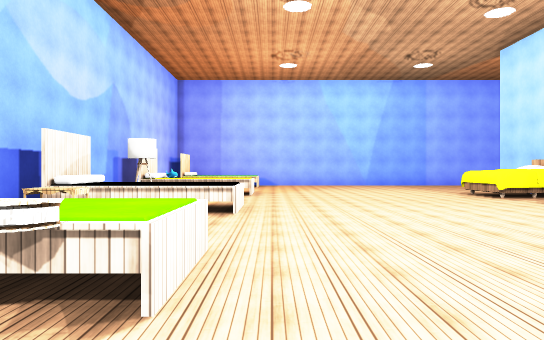
[1] (above)

19 first-person views from a walk through a Unity game level. The camera is 1.4 m above the floor, looks level and sees 70° across. The floor is counted in squares, 2 m on a side. Each view is taken from the middle of a square. On the plan, view 1 faces up. The plan holds only what a view shows up to about 11 squares ahead; the rest is blank. The place goes on beyond the plan. The player is left out. Some surface patterns are stand-ins.

[2]
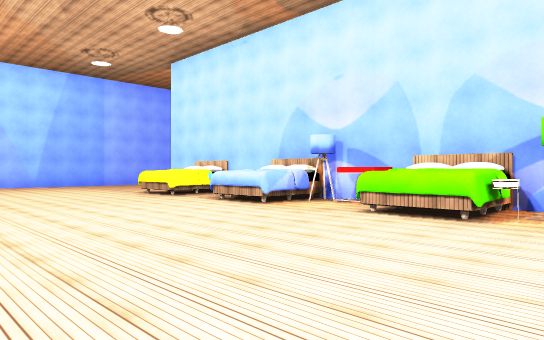

[3]
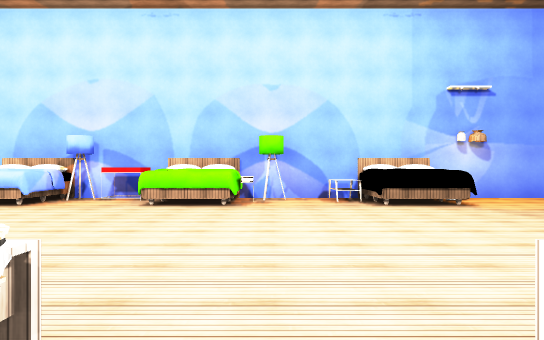

[4]
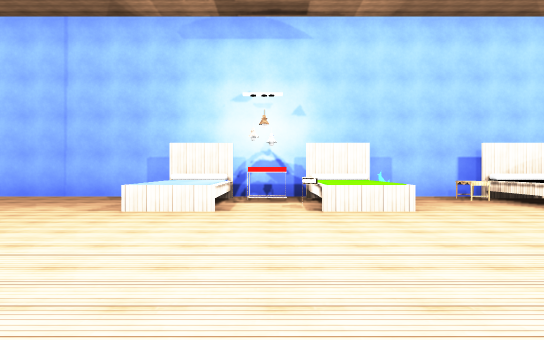

[5]
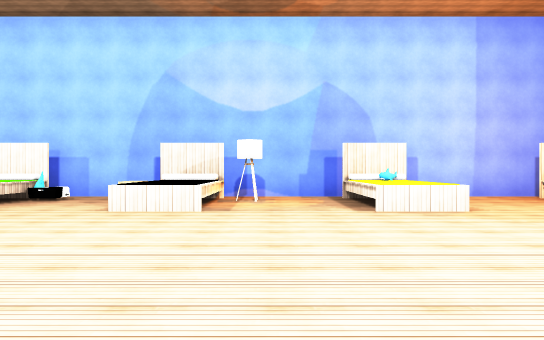

[6]
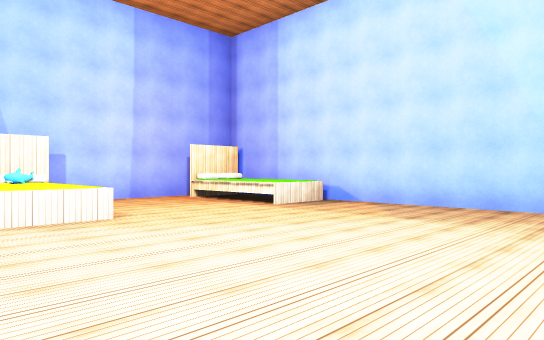

[7]
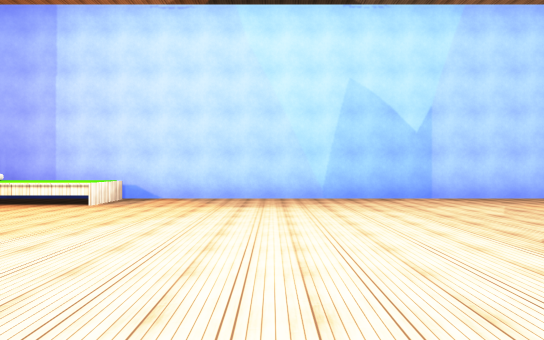

[8]
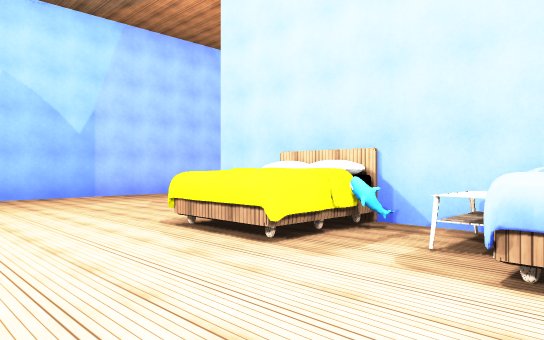

[9]
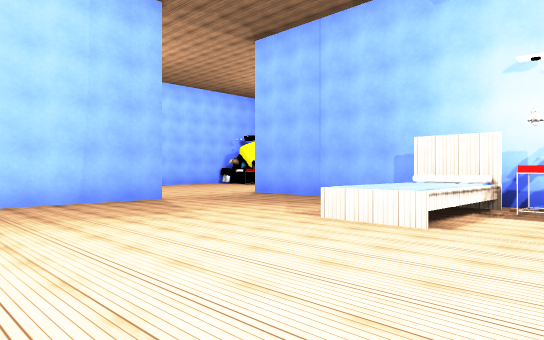

[10]
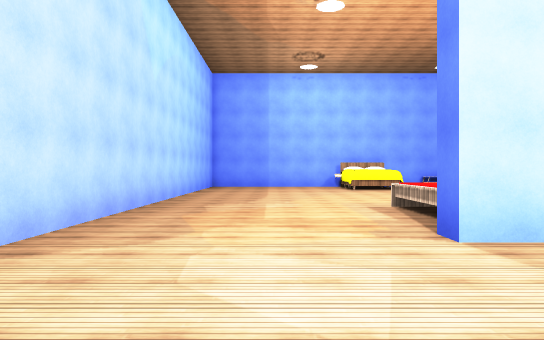

[11]
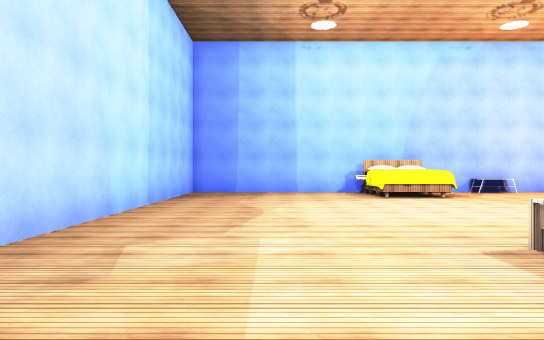

[12]
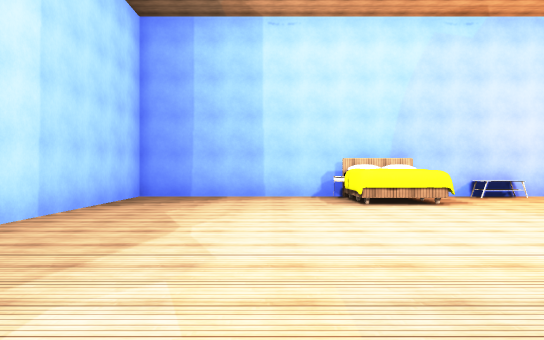

[13]
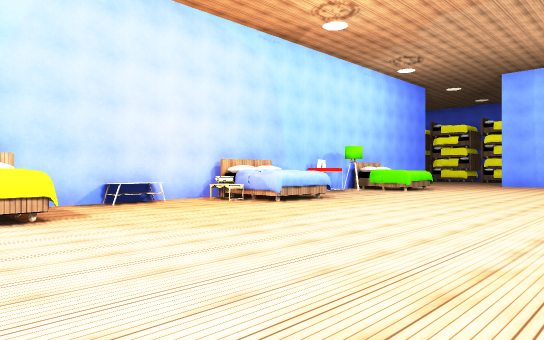

[14]
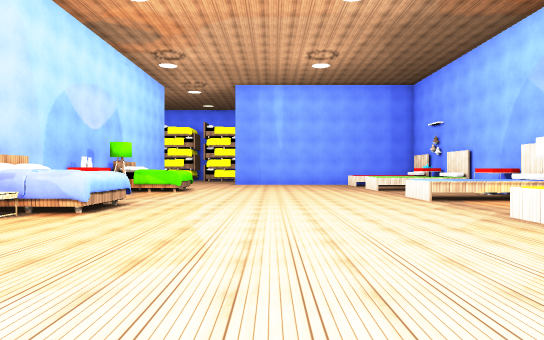

[15]
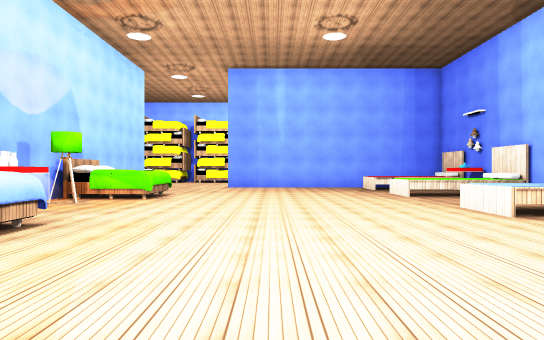

[16]
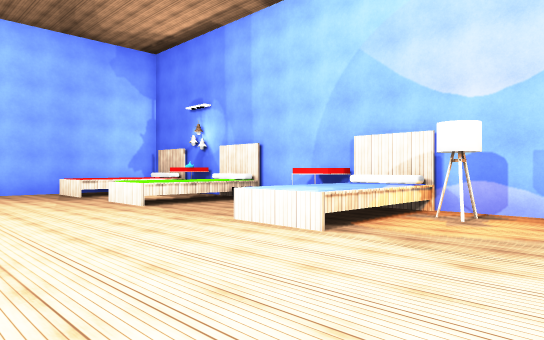

[17]
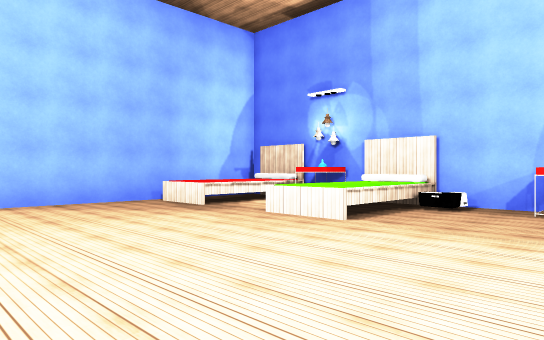

[18]
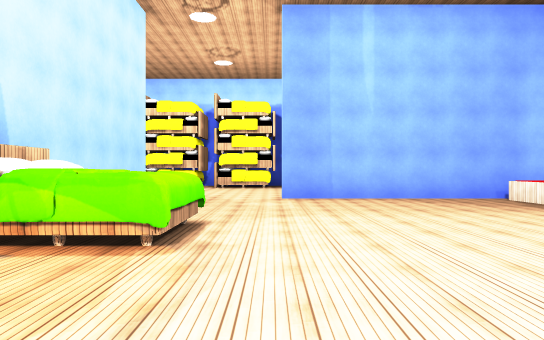

[19]
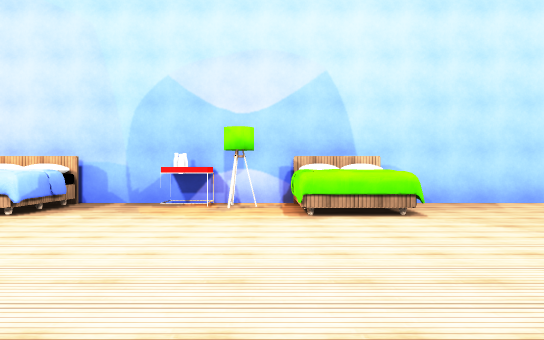

### Floor plan
Points are (right, up) in squares from view 1. A wall is a line through its corners. A room is listed if a view was taken in it or the views show most of it. See-through windows are left out.
Room 1 (views 1, 2, 3, 4, 5, 6, 7, 8, 9, 10)
walls: (7.8, 3.5) (7.8, 6); (7.8, 7.8) (7.8, 9.8); (7.8, -1.2) (7.8, 1.9); (-4.2, 11) (-4.2, -0.1); (7.8, 11.6) (7.8, 13.2); (-4.2, -1.6) (-4.2, -6.2); (7.8, -5.9) (7.8, -3); (-4.2, 16.1) (-4.2, 12.5); (6.4, 17.5) (-3.8, 17.5)
ways out: opening at (7.2, 15.5) to room 2
objects: other object (-3, -1) to (-1, 0); other object (-3, 0) to (-3, 1); other object (-3, 2) to (-1, 3); other object (-3, 4); other object (-3, 6); other object (-3, 7) to (-1, 7); other object (-3, 9); other object (-3, 11) to (-1, 12); other object (-3, 12); other object (-3, 16) to (-1, 17); other object (-1, 2); other object (6, -3) to (7, -2); other object (6, -1) to (7, -1); other object (6, 2); other object (6, 2) to (7, 4); other object (6, 6) to (7, 7); other object (6, 10) to (7, 11); other object (7, 1); other object (7, 5); other object (7, 8)
Room 2 (views 11, 12, 13, 14, 15, 16, 17, 18, 19)
walls: (8.2, 4.9) (8.2, 3.1); (20.2, 6.5) (20.2, 10.4); (8.2, 1.6) (8.2, -1.2); (20.2, -0.5) (20.2, 4.1); (20.2, 12.5) (20.2, 17.5) (6.4, 17.5); (7.8, 13.2) (8.2, 13.2); (8.2, -2.8) (8.2, -4.6); (20.2, -6.5) (20.2, -2.2)
ways out: opening at (7.2, 15.5) to room 1
objects: other object (9, -6) to (11, -5); other object (9, -4); other object (9, -2) to (11, -1); other object (9, -1); other object (9, 1) to (9, 2); other object (9, 2) to (11, 3); other object (9, 4); other object (9, 7) to (11, 8); other object (10, 12) to (11, 12); other object (18, -2) to (20, -1); other object (18, 4) to (20, 5); other object (18, 11) to (20, 12); other object (19, 1); other object (19, 6); other object (20, 2); other object (20, 6); other object (20, 8); other object (20, 12)

Positions as (right, up) in squares from view 1, and headings:
1: (0, 0), facing up
2: (0, 0), facing up-right
3: (-2, 1), facing right
4: (6, 1), facing left
5: (6, 9), facing left
6: (5, 10), facing up-left
7: (3, 8), facing up
8: (3, 7), facing up-right
9: (4, 2), facing down-left
10: (4, 15), facing right
11: (8, 15), facing right
12: (10, 14), facing right
13: (12, 12), facing down-right
14: (15, 12), facing down
15: (15, 9), facing down
16: (15, 6), facing down-left
17: (16, 2), facing down-left
18: (17, 3), facing down
19: (12, 0), facing right
